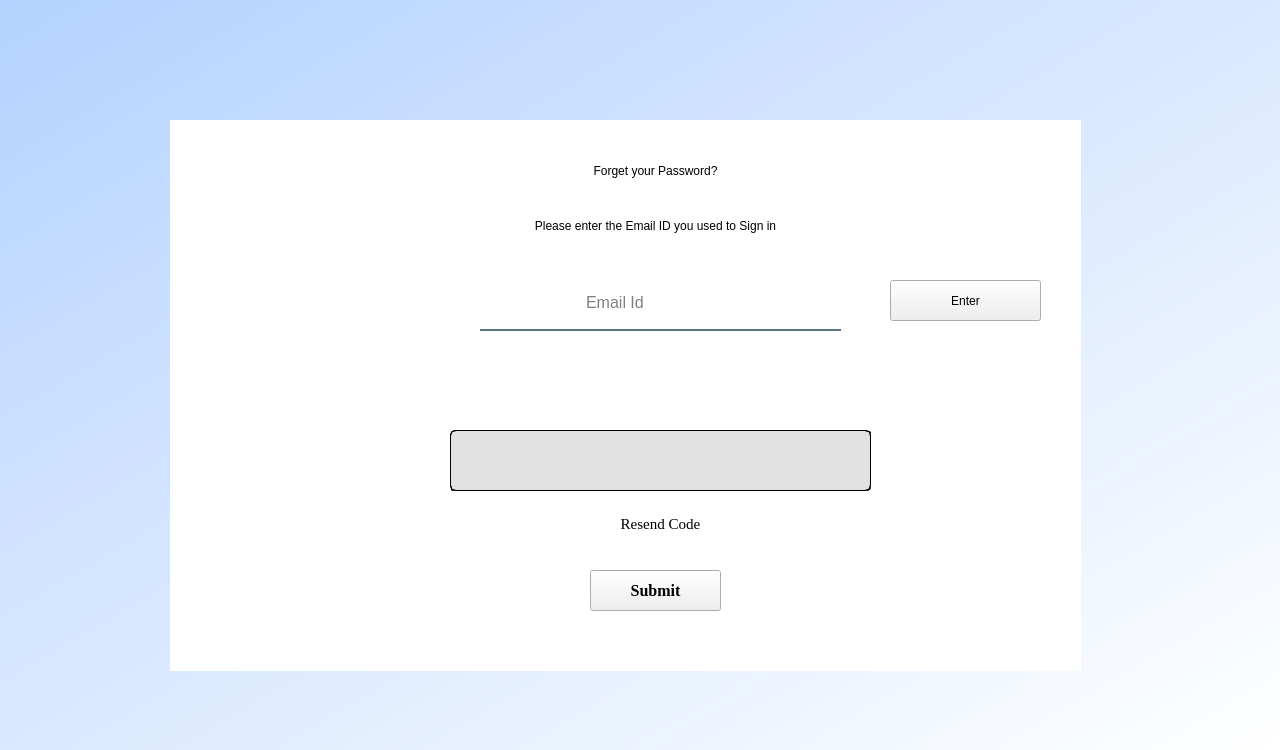
<?xml version="1.0" encoding="UTF-8"?>
<ui version="4.0">
 <class>Form</class>
 <widget class="QWidget" name="Form">
  <property name="geometry">
   <rect>
    <x>0</x>
    <y>0</y>
    <width>1280</width>
    <height>750</height>
   </rect>
  </property>
  <property name="windowTitle">
   <string>Form</string>
  </property>
  <widget class="QLabel" name="label">
   <property name="geometry">
    <rect>
     <x>0</x>
     <y>-1</y>
     <width>1280</width>
     <height>751</height>
    </rect>
   </property>
   <property name="styleSheet">
    <string notr="true">background-color: qlineargradient(spread:pad, x1:0.801, y1:0.801, x2:0.950249, y2:0.972, stop:0.0298507 rgba(170, 255, 255, 255), stop:0.915423 rgba(255, 255, 255, 255));
background-color: qlineargradient(spread:pad, x1:0.711, y1:0.699, x2:0.995, y2:1, stop:0 rgba(183, 221, 255, 255), stop:1 rgba(255, 255, 255, 255));
background-color: qlineargradient(spread:pad, x1:0, y1:0, x2:1, y2:1, stop:0 rgba(180, 210, 255, 255), stop:1 rgba(255, 255, 255, 255));
</string>
   </property>
   <property name="text">
    <string/>
   </property>
  </widget>
  <widget class="QLabel" name="label_2">
   <property name="geometry">
    <rect>
     <x>170</x>
     <y>120</y>
     <width>911</width>
     <height>551</height>
    </rect>
   </property>
   <property name="styleSheet">
    <string notr="true">background-color: rgb(255, 255, 255);</string>
   </property>
   <property name="text">
    <string/>
   </property>
  </widget>
  <widget class="QLabel" name="label_3">
   <property name="geometry">
    <rect>
     <x>200</x>
     <y>130</y>
     <width>911</width>
     <height>81</height>
    </rect>
   </property>
   <property name="styleSheet">
    <string notr="true">font: 75 16pt &quot;MS Shell Dlg 2&quot;;</string>
   </property>
   <property name="text">
    <string>Forget your Password?</string>
   </property>
   <property name="alignment">
    <set>Qt::AlignCenter</set>
   </property>
  </widget>
  <widget class="QLabel" name="label_4">
   <property name="geometry">
    <rect>
     <x>200</x>
     <y>210</y>
     <width>911</width>
     <height>31</height>
    </rect>
   </property>
   <property name="styleSheet">
    <string notr="true">font: 14pt &quot;MS Shell Dlg 2&quot;;
font: 12pt &quot;MS Shell Dlg 2&quot;;</string>
   </property>
   <property name="text">
    <string>Please enter the Email ID you used to Sign in</string>
   </property>
   <property name="alignment">
    <set>Qt::AlignCenter</set>
   </property>
  </widget>
  <widget class="QPushButton" name="enter_forgetpass">
   <property name="geometry">
    <rect>
     <x>890</x>
     <y>280</y>
     <width>151</width>
     <height>41</height>
    </rect>
   </property>
   <property name="styleSheet">
    <string notr="true">QPushButton#pushButton{
	background-color: rgb(14, 188, 14);
	font: 75 12pt &quot;Times New Roman&quot;;
	color: rgb(18, 18, 18);
	border-radius: 5px;
}
QPushButton#pushButton:pressed{
	padding-left:5px;
	padding-top:5px;
	background-color: rgba(255, 107, 107,255);
	background-position:calc(100%-10px)center; 
}
QPushButton#pushButton:hover{
	
	background-color: rgb(89, 255, 43);
}</string>
   </property>
   <property name="text">
    <string>Enter</string>
   </property>
  </widget>
  <widget class="QLabel" name="label_8">
   <property name="geometry">
    <rect>
     <x>230</x>
     <y>390</y>
     <width>181</width>
     <height>231</height>
    </rect>
   </property>
   <property name="styleSheet">
    <string notr="true">image: url(:/new/Downloads/WhatsApp Image 2022-02-09 at 10.17.18 PM.jpeg);</string>
   </property>
   <property name="text">
    <string/>
   </property>
  </widget>
  <widget class="QLineEdit" name="emailfield">
   <property name="geometry">
    <rect>
     <x>480</x>
     <y>280</y>
     <width>361</width>
     <height>51</height>
    </rect>
   </property>
   <property name="font">
    <font>
     <family>MS Shell Dlg 2</family>
     <pointsize>12</pointsize>
     <weight>50</weight>
     <italic>false</italic>
     <bold>false</bold>
     <underline>false</underline>
    </font>
   </property>
   <property name="styleSheet">
    <string notr="true">background-color: rgba(0,0,0,0);
font: 12pt &quot;MS Shell Dlg 2&quot;;
border:2px solid rgba(0,0,0,0);
border-bottom-color:rgba(46,82,101,200);
color:rgb(0,0,0);
padding-bottom:7px;</string>
   </property>
   <property name="placeholderText">
    <string>                       Email Id</string>
   </property>
  </widget>
  <widget class="QPushButton" name="submit_Forgetpassword">
   <property name="geometry">
    <rect>
     <x>590</x>
     <y>570</y>
     <width>131</width>
     <height>41</height>
    </rect>
   </property>
   <property name="font">
    <font>
     <family>Times New Roman</family>
     <pointsize>12</pointsize>
     <weight>75</weight>
     <bold>true</bold>
    </font>
   </property>
   <property name="styleSheet">
    <string notr="true">QPushButton#pushButton_3 {
background-color: qlineargradient(spread:pad, x1:0.801, y1:0.801, x2:0.950249, y2:0.972, stop:0.0298507 rgba(170, 255, 255, 255), stop:0.915423 rgba(255, 255, 255, 255));
background-color: qlineargradient(spread:pad, x1:0.711, y1:0.699, x2:0.995, y2:1, stop:0 rgba(183, 221, 255, 255), stop:1 rgba(255, 255, 255, 255));
background-color: qlineargradient(spread:pad, x1:0, y1:0, x2:1, y2:1, stop:0 rgba(180, 210, 255, 255), stop:1 rgba(255, 255, 255, 255));

background-image: url(:/IMAGES/download.jpg);
border-radius: 5px;
border: 1px ridge
}</string>
   </property>
   <property name="text">
    <string>Submit</string>
   </property>
  </widget>
  <widget class="QLabel" name="label_5">
   <property name="geometry">
    <rect>
     <x>450</x>
     <y>350</y>
     <width>421</width>
     <height>61</height>
    </rect>
   </property>
   <property name="font">
    <font>
     <family>Times New Roman</family>
     <pointsize>13</pointsize>
    </font>
   </property>
   <property name="layoutDirection">
    <enum>Qt::LeftToRight</enum>
   </property>
   <property name="styleSheet">
    <string notr="true">background-color: rgb(255, 255, 255);</string>
   </property>
   <property name="text">
    <string>&lt;html&gt;&lt;head/&gt;&lt;body&gt;&lt;p&gt;&lt;br/&gt;&lt;/p&gt;&lt;/body&gt;&lt;/html&gt;</string>
   </property>
  </widget>
  <widget class="QLineEdit" name="otpfield">
   <property name="geometry">
    <rect>
     <x>450</x>
     <y>430</y>
     <width>421</width>
     <height>61</height>
    </rect>
   </property>
   <property name="styleSheet">
    <string notr="true">border:1px ridge ;
border-radius: 5px;
background-color: rgb(225, 225, 225);</string>
   </property>
  </widget>
  <widget class="QLabel" name="label_7">
   <property name="geometry">
    <rect>
     <x>200</x>
     <y>340</y>
     <width>211</width>
     <height>311</height>
    </rect>
   </property>
   <property name="styleSheet">
    <string notr="true"/>
   </property>
   <property name="text">
    <string>&lt;html&gt;&lt;head/&gt;&lt;body&gt;&lt;p&gt;&lt;img src=&quot;:/Main/gggg.jpeg&quot;/&gt;&lt;/p&gt;&lt;/body&gt;&lt;/html&gt;</string>
   </property>
  </widget>
  <widget class="QPushButton" name="resend">
   <property name="geometry">
    <rect>
     <x>450</x>
     <y>510</y>
     <width>421</width>
     <height>28</height>
    </rect>
   </property>
   <property name="font">
    <font>
     <family>Times New Roman</family>
     <pointsize>11</pointsize>
    </font>
   </property>
   <property name="styleSheet">
    <string notr="true">border:null
</string>
   </property>
   <property name="text">
    <string>Resend Code</string>
   </property>
  </widget>
 </widget>
 <resources>
  <include location="Mainqrcall.qrc"/>
 </resources>
 <connections/>
</ui>
